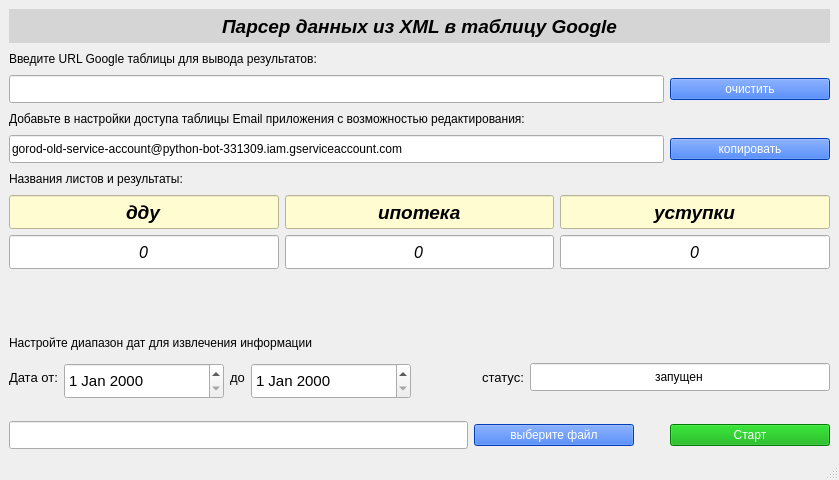
<?xml version="1.0" encoding="UTF-8"?>
<ui version="4.0">
 <class>MainWindow</class>
 <widget class="QMainWindow" name="MainWindow">
  <property name="geometry">
   <rect>
    <x>0</x>
    <y>0</y>
    <width>839</width>
    <height>480</height>
   </rect>
  </property>
  <property name="minimumSize">
   <size>
    <width>0</width>
    <height>480</height>
   </size>
  </property>
  <property name="maximumSize">
   <size>
    <width>1000</width>
    <height>500</height>
   </size>
  </property>
  <property name="windowTitle">
   <string>MainWindow</string>
  </property>
  <widget class="QWidget" name="centralwidget">
   <layout class="QGridLayout" name="gridLayout">
    <item row="0" column="0" colspan="3">
     <widget class="QLabel" name="label">
      <property name="minimumSize">
       <size>
        <width>0</width>
        <height>34</height>
       </size>
      </property>
      <property name="font">
       <font>
        <pointsize>14</pointsize>
        <weight>75</weight>
        <italic>true</italic>
        <bold>true</bold>
       </font>
      </property>
      <property name="styleSheet">
       <string notr="true">background-color: rgb(213, 213, 213);</string>
      </property>
      <property name="text">
       <string>Парсер данных из XML в таблицу Google</string>
      </property>
      <property name="alignment">
       <set>Qt::AlignCenter</set>
      </property>
     </widget>
    </item>
    <item row="1" column="0" colspan="3">
     <widget class="QLabel" name="label_5">
      <property name="minimumSize">
       <size>
        <width>780</width>
        <height>20</height>
       </size>
      </property>
      <property name="text">
       <string>Введите URL Google таблицы для вывода результатов:</string>
      </property>
     </widget>
    </item>
    <item row="2" column="0" colspan="3">
     <layout class="QHBoxLayout" name="horizontalLayout_2">
      <item>
       <widget class="QLineEdit" name="lineEditUrl">
        <property name="minimumSize">
         <size>
          <width>610</width>
          <height>28</height>
         </size>
        </property>
        <property name="text">
         <string/>
        </property>
        <property name="alignment">
         <set>Qt::AlignLeading|Qt::AlignLeft|Qt::AlignVCenter</set>
        </property>
       </widget>
      </item>
      <item>
       <widget class="QPushButton" name="clearButton">
        <property name="minimumSize">
         <size>
          <width>160</width>
          <height>0</height>
         </size>
        </property>
        <property name="styleSheet">
         <string notr="true">background-color: rgb(0, 85, 255);
color: rgb(255, 255, 255);</string>
        </property>
        <property name="text">
         <string>очистить</string>
        </property>
       </widget>
      </item>
     </layout>
    </item>
    <item row="3" column="0" colspan="3">
     <widget class="QLabel" name="label_6">
      <property name="minimumSize">
       <size>
        <width>780</width>
        <height>20</height>
       </size>
      </property>
      <property name="text">
       <string>Добавьте в настройки доступа таблицы Email приложения с возможностью редактирования:</string>
      </property>
     </widget>
    </item>
    <item row="4" column="0" colspan="3">
     <layout class="QHBoxLayout" name="horizontalLayout_3">
      <item>
       <widget class="QLineEdit" name="lineEditAppEmail">
        <property name="minimumSize">
         <size>
          <width>610</width>
          <height>28</height>
         </size>
        </property>
        <property name="text">
         <string>gorod-old-service-account@python-bot-331309.iam.gserviceaccount.com</string>
        </property>
        <property name="alignment">
         <set>Qt::AlignLeading|Qt::AlignLeft|Qt::AlignVCenter</set>
        </property>
       </widget>
      </item>
      <item>
       <widget class="QPushButton" name="copyButton">
        <property name="minimumSize">
         <size>
          <width>160</width>
          <height>0</height>
         </size>
        </property>
        <property name="styleSheet">
         <string notr="true">background-color: rgb(0, 85, 255);
color: rgb(255, 255, 255);</string>
        </property>
        <property name="text">
         <string>копировать</string>
        </property>
       </widget>
      </item>
     </layout>
    </item>
    <item row="5" column="0" colspan="3">
     <widget class="QLabel" name="label_8">
      <property name="minimumSize">
       <size>
        <width>780</width>
        <height>20</height>
       </size>
      </property>
      <property name="text">
       <string>Названия листов и результаты:</string>
      </property>
     </widget>
    </item>
    <item row="6" column="0" colspan="3">
     <layout class="QVBoxLayout" name="verticalLayout">
      <item>
       <layout class="QHBoxLayout" name="horizontalLayout_4">
        <item>
         <widget class="QLineEdit" name="lineEditTab1">
          <property name="minimumSize">
           <size>
            <width>200</width>
            <height>34</height>
           </size>
          </property>
          <property name="font">
           <font>
            <pointsize>14</pointsize>
            <weight>75</weight>
            <italic>true</italic>
            <bold>true</bold>
           </font>
          </property>
          <property name="styleSheet">
           <string notr="true">background-color: rgb(255, 252, 210);</string>
          </property>
          <property name="text">
           <string>дду</string>
          </property>
          <property name="alignment">
           <set>Qt::AlignCenter</set>
          </property>
          <property name="readOnly">
           <bool>true</bool>
          </property>
         </widget>
        </item>
        <item>
         <widget class="QLineEdit" name="lineEditTab1_2">
          <property name="minimumSize">
           <size>
            <width>200</width>
            <height>34</height>
           </size>
          </property>
          <property name="font">
           <font>
            <pointsize>14</pointsize>
            <weight>75</weight>
            <italic>true</italic>
            <bold>true</bold>
           </font>
          </property>
          <property name="styleSheet">
           <string notr="true">background-color: rgb(255, 252, 210);</string>
          </property>
          <property name="text">
           <string>ипотека</string>
          </property>
          <property name="alignment">
           <set>Qt::AlignCenter</set>
          </property>
          <property name="readOnly">
           <bool>true</bool>
          </property>
         </widget>
        </item>
        <item>
         <widget class="QLineEdit" name="lineEditTab1_3">
          <property name="minimumSize">
           <size>
            <width>200</width>
            <height>34</height>
           </size>
          </property>
          <property name="font">
           <font>
            <pointsize>14</pointsize>
            <weight>75</weight>
            <italic>true</italic>
            <bold>true</bold>
           </font>
          </property>
          <property name="styleSheet">
           <string notr="true">background-color: rgb(255, 252, 210);</string>
          </property>
          <property name="text">
           <string>уступки</string>
          </property>
          <property name="alignment">
           <set>Qt::AlignCenter</set>
          </property>
          <property name="readOnly">
           <bool>true</bool>
          </property>
         </widget>
        </item>
       </layout>
      </item>
      <item>
       <layout class="QHBoxLayout" name="horizontalLayout_5">
        <item>
         <widget class="QLineEdit" name="lineEditDduInfo">
          <property name="minimumSize">
           <size>
            <width>200</width>
            <height>34</height>
           </size>
          </property>
          <property name="font">
           <font>
            <pointsize>12</pointsize>
            <weight>50</weight>
            <italic>true</italic>
            <bold>false</bold>
           </font>
          </property>
          <property name="styleSheet">
           <string notr="true"/>
          </property>
          <property name="text">
           <string>0</string>
          </property>
          <property name="alignment">
           <set>Qt::AlignCenter</set>
          </property>
          <property name="readOnly">
           <bool>true</bool>
          </property>
         </widget>
        </item>
        <item>
         <widget class="QLineEdit" name="lineEditIpInfo">
          <property name="minimumSize">
           <size>
            <width>200</width>
            <height>34</height>
           </size>
          </property>
          <property name="font">
           <font>
            <pointsize>12</pointsize>
            <weight>50</weight>
            <italic>true</italic>
            <bold>false</bold>
           </font>
          </property>
          <property name="styleSheet">
           <string notr="true"/>
          </property>
          <property name="text">
           <string>0</string>
          </property>
          <property name="alignment">
           <set>Qt::AlignCenter</set>
          </property>
          <property name="readOnly">
           <bool>true</bool>
          </property>
         </widget>
        </item>
        <item>
         <widget class="QLineEdit" name="lineEditUInfo">
          <property name="minimumSize">
           <size>
            <width>200</width>
            <height>34</height>
           </size>
          </property>
          <property name="font">
           <font>
            <pointsize>12</pointsize>
            <weight>50</weight>
            <italic>true</italic>
            <bold>false</bold>
           </font>
          </property>
          <property name="styleSheet">
           <string notr="true"/>
          </property>
          <property name="text">
           <string>0</string>
          </property>
          <property name="alignment">
           <set>Qt::AlignCenter</set>
          </property>
          <property name="readOnly">
           <bool>true</bool>
          </property>
         </widget>
        </item>
       </layout>
      </item>
     </layout>
    </item>
    <item row="7" column="0">
     <spacer name="verticalSpacer_2">
      <property name="orientation">
       <enum>Qt::Vertical</enum>
      </property>
      <property name="sizeHint" stdset="0">
       <size>
        <width>20</width>
        <height>101</height>
       </size>
      </property>
     </spacer>
    </item>
    <item row="8" column="0" colspan="3">
     <widget class="QLabel" name="label_7">
      <property name="minimumSize">
       <size>
        <width>780</width>
        <height>20</height>
       </size>
      </property>
      <property name="text">
       <string>Настройте диапазон дат для извлечения информации</string>
      </property>
     </widget>
    </item>
    <item row="9" column="0" colspan="3">
     <layout class="QHBoxLayout" name="horizontalLayout_8">
      <item>
       <layout class="QHBoxLayout" name="horizontalLayout">
        <item>
         <widget class="QLabel" name="label_3">
          <property name="minimumSize">
           <size>
            <width>0</width>
            <height>36</height>
           </size>
          </property>
          <property name="maximumSize">
           <size>
            <width>80</width>
            <height>16777215</height>
           </size>
          </property>
          <property name="font">
           <font>
            <pointsize>10</pointsize>
           </font>
          </property>
          <property name="text">
           <string>Дата от:</string>
          </property>
         </widget>
        </item>
        <item>
         <widget class="QDateEdit" name="dateEdit_from">
          <property name="minimumSize">
           <size>
            <width>160</width>
            <height>36</height>
           </size>
          </property>
          <property name="maximumSize">
           <size>
            <width>160</width>
            <height>28</height>
           </size>
          </property>
          <property name="font">
           <font>
            <pointsize>11</pointsize>
           </font>
          </property>
         </widget>
        </item>
        <item>
         <widget class="QLabel" name="label_4">
          <property name="minimumSize">
           <size>
            <width>0</width>
            <height>36</height>
           </size>
          </property>
          <property name="maximumSize">
           <size>
            <width>50</width>
            <height>16777215</height>
           </size>
          </property>
          <property name="font">
           <font>
            <pointsize>10</pointsize>
           </font>
          </property>
          <property name="text">
           <string>до</string>
          </property>
          <property name="alignment">
           <set>Qt::AlignCenter</set>
          </property>
         </widget>
        </item>
        <item>
         <widget class="QDateEdit" name="dateEdit_to">
          <property name="minimumSize">
           <size>
            <width>160</width>
            <height>36</height>
           </size>
          </property>
          <property name="maximumSize">
           <size>
            <width>160</width>
            <height>28</height>
           </size>
          </property>
          <property name="font">
           <font>
            <pointsize>11</pointsize>
           </font>
          </property>
         </widget>
        </item>
       </layout>
      </item>
      <item>
       <spacer name="horizontalSpacer_2">
        <property name="orientation">
         <enum>Qt::Horizontal</enum>
        </property>
        <property name="sizeHint" stdset="0">
         <size>
          <width>48</width>
          <height>20</height>
         </size>
        </property>
       </spacer>
      </item>
      <item>
       <layout class="QHBoxLayout" name="horizontalLayout_6">
        <item>
         <widget class="QLabel" name="label_9">
          <property name="minimumSize">
           <size>
            <width>0</width>
            <height>36</height>
           </size>
          </property>
          <property name="maximumSize">
           <size>
            <width>100</width>
            <height>16777215</height>
           </size>
          </property>
          <property name="font">
           <font>
            <pointsize>10</pointsize>
           </font>
          </property>
          <property name="text">
           <string>статус:</string>
          </property>
          <property name="alignment">
           <set>Qt::AlignCenter</set>
          </property>
         </widget>
        </item>
        <item>
         <widget class="QLineEdit" name="lineEditStatus">
          <property name="minimumSize">
           <size>
            <width>300</width>
            <height>28</height>
           </size>
          </property>
          <property name="text">
           <string>запущен</string>
          </property>
          <property name="alignment">
           <set>Qt::AlignCenter</set>
          </property>
          <property name="readOnly">
           <bool>true</bool>
          </property>
         </widget>
        </item>
       </layout>
      </item>
     </layout>
    </item>
    <item row="10" column="1">
     <spacer name="verticalSpacer">
      <property name="orientation">
       <enum>Qt::Vertical</enum>
      </property>
      <property name="sizeType">
       <enum>QSizePolicy::Fixed</enum>
      </property>
      <property name="sizeHint" stdset="0">
       <size>
        <width>20</width>
        <height>20</height>
       </size>
      </property>
     </spacer>
    </item>
    <item row="11" column="0" rowspan="2" colspan="3">
     <layout class="QHBoxLayout" name="horizontalLayout_9">
      <item>
       <layout class="QHBoxLayout" name="horizontalLayout_7">
        <item>
         <widget class="QLineEdit" name="lineEditFile">
          <property name="minimumSize">
           <size>
            <width>450</width>
            <height>28</height>
           </size>
          </property>
          <property name="maximumSize">
           <size>
            <width>550</width>
            <height>16777215</height>
           </size>
          </property>
         </widget>
        </item>
        <item>
         <widget class="QPushButton" name="selectFileButton">
          <property name="minimumSize">
           <size>
            <width>160</width>
            <height>0</height>
           </size>
          </property>
          <property name="maximumSize">
           <size>
            <width>100</width>
            <height>16777215</height>
           </size>
          </property>
          <property name="styleSheet">
           <string notr="true">background-color: rgb(0, 85, 255);
color: rgb(255, 255, 255);</string>
          </property>
          <property name="text">
           <string>выберите файл</string>
          </property>
         </widget>
        </item>
       </layout>
      </item>
      <item>
       <spacer name="horizontalSpacer">
        <property name="orientation">
         <enum>Qt::Horizontal</enum>
        </property>
        <property name="sizeType">
         <enum>QSizePolicy::Maximum</enum>
        </property>
        <property name="sizeHint" stdset="0">
         <size>
          <width>30</width>
          <height>25</height>
         </size>
        </property>
       </spacer>
      </item>
      <item>
       <widget class="QPushButton" name="startButton">
        <property name="minimumSize">
         <size>
          <width>160</width>
          <height>0</height>
         </size>
        </property>
        <property name="layoutDirection">
         <enum>Qt::LeftToRight</enum>
        </property>
        <property name="styleSheet">
         <string notr="true">background-color: rgb(0, 170, 0);
color: rgb(255, 255, 255);</string>
        </property>
        <property name="text">
         <string>Старт</string>
        </property>
       </widget>
      </item>
     </layout>
    </item>
   </layout>
  </widget>
  <widget class="QStatusBar" name="statusbar"/>
 </widget>
 <resources/>
 <connections/>
</ui>
